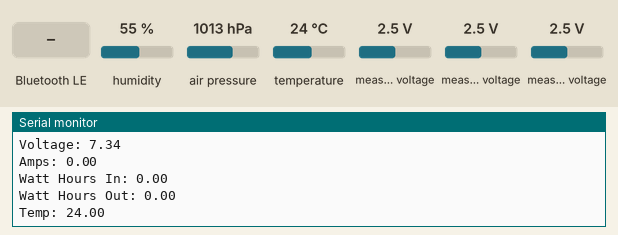
A program run on a simulated ESP32. Parts: the last lines printed to the serial monitor. The inputs (shaded band) are chosen by the test bench; at power-on: humidity 55 %, measured voltage 2.5 V, air pressure 1013 hPa, temperature 24 °C. EEPROM starts erased; nothing arrives over Bluetooth unless stated; a phone connects over Bluetooth LE 3 s after start.

Above: at 1.2 s.
1.3 s: Bluetooth LE write "1" received
At 1.59 s:
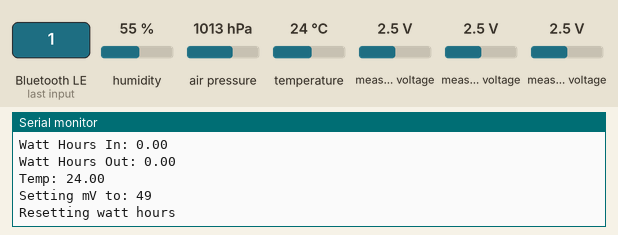
2.8 s: humidity set to 22 %
At 3.4 s:
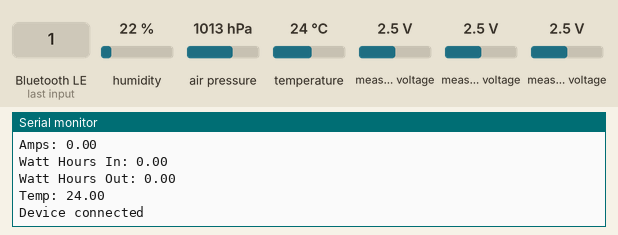
4.5 s: measured voltage (sensor 200) set to 0.1 V
At 5.51 s:
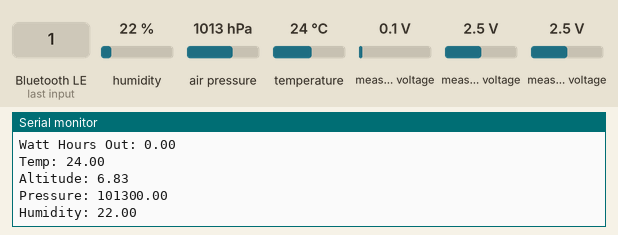
6.0 s: measured voltage (sensor 202) set to 0.1 V
7.5 s: air pressure set to 952 hPa
At 7.5 s:
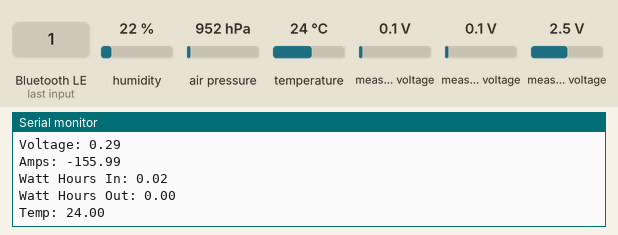
9.0 s: temperature set to 12 °C
At 10.3 s:
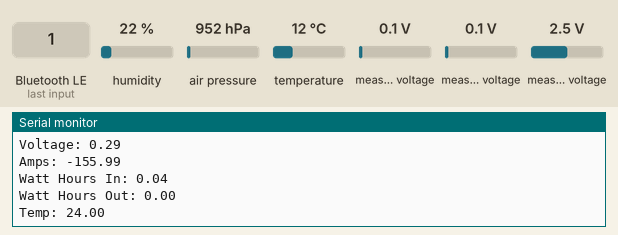
Timing chart, 0 to 11.5 s (numbered marks = the images above; inputs shaded):
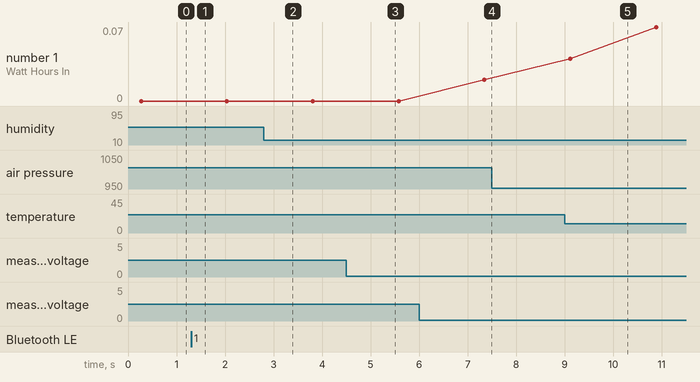

Measured:
- after the input at 1.3 s, the serial monitor: prints a new line at once (image 1)
- plotted number 1: 0 → 0.02 after the input at 6.0 s

The program:

main.cpp
```cpp
#include <Arduino.h>

#include <EEPROM.h>
#include <BLEDevice.h>
#include <BLEServer.h>
#include <BLEUtils.h>
#include <BLE2902.h>

#define DEVICE_NAME "WattIsIt"

#define SERVICE_UUID "13030a97-68c2-4746-852a-3566bce33d89"
#define CHAR_UUID_WEATHER_DATA "eb19820c-c6cc-46a8-93a6-3645803d8e8f"
#define CHAR_UUID_ENERGY_DATA "1dc27998-20cd-4cf5-a5f3-3fe25f55c0f8"
#define CHAR_UUID_MV "6ebe8ad1-ab57-4f57-bf64-fd9ce197d9c4"

BLECharacteristic *pWeatherDataChar;
BLECharacteristic *pEnergyDataChar;
BLECharacteristic *pMvDataChar;

// #define BMP
#ifdef BMP
#include <Adafruit_BMP085.h>
Adafruit_BMP085 bmp;
#endif

#define ADC
#ifdef ADC
#include "ADS1X15.h"
ADS1115 ADS(0x48);
#endif

#define BMP280
#ifdef BMP280
#include "Adafruit_BMP280.h"
Adafruit_BMP280 bmp280;
#endif

#define AHT2x
#ifdef AHT2x
#include <AHT20.h>
AHT20 aht20;
#endif

float wattHoursCharge = 0;
float wattHoursDischarge = 0;
unsigned long lastADCRead = 0;
uint8_t mVSetting = 1;

class BaseBLEServerCallbacks : public BLEServerCallbacks
// Callback triggered when a client device connects or disconnects
{
  void onConnect(BLEServer *pServer)
  {
    Serial.println("Device connected");
  }

  void onDisconnect(BLEServer *pServer)
  {
    // Restart advertising
    Serial.println("Device disconnected");
    BLEAdvertising *pAdvertising = pServer->getAdvertising();
    if (pAdvertising)
    {
      pAdvertising->start();
    }
  }
};

// Got a new mV setting and/or reset request
class mvCallback : public BLECharacteristicCallbacks
{
  void onWrite(BLECharacteristic *pCharacteristic)
  {
    std::string value = pCharacteristic->getValue();
    uint16_t newMV = (value[1] << 8) | value[0];
    uint16_t reset = (value[3] << 8) | value[2];
    if (newMV != mVSetting)
    {
      Serial.print("Setting mV to: ");
      Serial.println(newMV);
      mVSetting = newMV;
      EEPROM.write(0, mVSetting);
      EEPROM.commit();
    }
    if (reset > 0)
    {
      Serial.println("Resetting watt hours");
      wattHoursCharge = 0;
      wattHoursDischarge = 0;
    }
  }
};

void setup()
{
  Serial.begin(115200);

#ifdef ADC
  ADS.begin();
#endif

#ifdef BMP
  bmp.begin();
#endif

#ifdef BMP280
  bmp280.begin(0x76, 0x58);
#endif

#ifdef AHT2x
  aht20.begin();
#endif

  EEPROM.begin(1); // Initialize EEPROM 1 bytes
  uint8_t eepromValue = EEPROM.read(0);
  if (eepromValue > 2)
  {
    // Default to 75mv if no value
    mVSetting = 1;
  }
  else
  {
    mVSetting = eepromValue;
  }

  lastADCRead = millis();

  // Create BLE server, and characteristics
  BLEDevice::init(DEVICE_NAME);

  BLEServer *pServer = BLEDevice::createServer();
  pServer->setCallbacks(new BaseBLEServerCallbacks());

  BLEService *pService = pServer->createService(SERVICE_UUID);

  pEnergyDataChar = pService->createCharacteristic(
      CHAR_UUID_ENERGY_DATA,
      BLECharacteristic::PROPERTY_READ | BLECharacteristic::PROPERTY_NOTIFY);
  pEnergyDataChar->addDescriptor(new BLE2902());

  pWeatherDataChar = pService->createCharacteristic(
      CHAR_UUID_WEATHER_DATA,
      BLECharacteristic::PROPERTY_READ | BLECharacteristic::PROPERTY_NOTIFY);
  pWeatherDataChar->addDescriptor(new BLE2902());

  pMvDataChar = pService->createCharacteristic(
      CHAR_UUID_MV,
      BLECharacteristic::PROPERTY_READ | BLECharacteristic::PROPERTY_WRITE);
  pMvDataChar->addDescriptor(new BLE2902());
  pMvDataChar->setCallbacks(new mvCallback());
  pMvDataChar->setValue(&mVSetting, mVSetting);

  // Start BLE server and advertising
  pService->start();
  BLEAdvertising *pAdvertising = BLEDevice::getAdvertising();
  pAdvertising->addServiceUUID(SERVICE_UUID);
  pAdvertising->setScanResponse(true);
  pAdvertising->setMinPreferred(0x06);
  pAdvertising->setMinPreferred(0x12);
  BLEDevice::startAdvertising();
  Serial.println("BLE device is ready to be connected");
}

void loop()
{

  struct WeatherData
  {
    float temperature;
    float humidity;
    float pressure;
    float altitude;
  };

  struct EnergyData
  {
    float volts;
    float amps;
    float wattHoursIn;
    float wattHoursOut;
  };

  WeatherData weather;
  EnergyData energyData;

  int notifyDelay = 500;
  float temp = 0;
  float tempCount = 0;

#ifdef BMP
  temp += bmp.readTemperature();
  tempCount++;
  weather.pressure = bmp.readPressure();
  weather.altitude = bmp.readAltitude() * 3.28084;
#endif

#ifdef BMP280
  temp += bmp280.readTemperature();
  tempCount++;
  weather.pressure = bmp280.readPressure();
  weather.altitude = bmp280.readAltitude() * 3.28084;

  Serial.print("Altitude: ");
  Serial.println(weather.altitude);
  Serial.print("Pressure: ");
  Serial.println(weather.pressure);
#endif

#ifdef AHT2x
  if (aht20.available() == true)
  {
    // Get the new temperature and humidity value
    temp += aht20.getTemperature();
    tempCount++;
    weather.humidity = aht20.getHumidity();

    Serial.print("Humidity: ");
    Serial.println(weather.humidity);

    // The AHT20 can respond with a reading every ~50ms. However, increased read time can cause the IC to heat around 1.0C above ambient.
    // The datasheet recommends reading every 2 seconds.
    delay(200);
  }
#endif

#ifdef ADC
  ADS.setGain(0);
  int16_t adc = ADS.readADC(0);
  float f = ADS.toVoltage(1);
  float adcVolts = adc * f;

  // Resister values measured
  int R1 = 9880;
  int R2 = 5100;

  // https://ohmslawcalculator.com/voltage-divider-calculator
  float vbat = ((R1 + R2) * adcVolts) / R2;
  energyData.volts = vbat;
  Serial.print("Voltage: ");
  Serial.println(vbat);

  // Differential shunt current
  // https://learnarduinonow.com/2015/05/11/reading-current-shunt-with-arduino.html
  int16_t results;
  ADS.setGain(16);
  unsigned long currentTime = millis();
  results = ADS.readADC_Differential_2_3();
  unsigned long delta = currentTime - lastADCRead;
  lastADCRead = millis();

  float amps = ((float)results * 256.0) / 32768.0; // 100mv shunt
  if (mVSetting == 1)
  {
    amps = amps * 1.333; // 75mv shunt
  }
  if (mVSetting == 0)
  {
    amps = amps * 2; // 50mv shunt
  }
  energyData.amps = amps;
  Serial.print("Amps: ");
  Serial.println(amps);

  float power = amps * vbat;
  float energy = (power * delta) / (3600.0 * 1000.0); // Convert milliseconds to hours

  if (energy < 0)
  {
    wattHoursCharge += energy * -1.0;
  }
  else
  {
    wattHoursDischarge += energy;
  }

  Serial.print("Watt Hours In: ");
  Serial.println(wattHoursCharge);
  energyData.wattHoursIn = wattHoursCharge;

  Serial.print("Watt Hours Out: ");
  Serial.println(wattHoursDischarge);
  energyData.wattHoursOut = wattHoursDischarge;
#endif

  // Average temp of all sensors
  if (tempCount > 0)
  {
    weather.temperature = temp / tempCount;
    Serial.print("Temp: ");
    Serial.println(weather.temperature);
  }

  // Pack the data into a byte array
  uint8_t weatherDataBytes[sizeof(WeatherData)];
  memcpy(weatherDataBytes, &weather, sizeof(WeatherData));
  pWeatherDataChar->setValue(weatherDataBytes, sizeof(WeatherData));
  pWeatherDataChar->notify();

  uint8_t energyDataBytes[sizeof(EnergyData)];
  memcpy(energyDataBytes, &energyData, sizeof(EnergyData));
  pEnergyDataChar->setValue(energyDataBytes, sizeof(EnergyData));
  pEnergyDataChar->notify();

  delay(1500);
}
```
